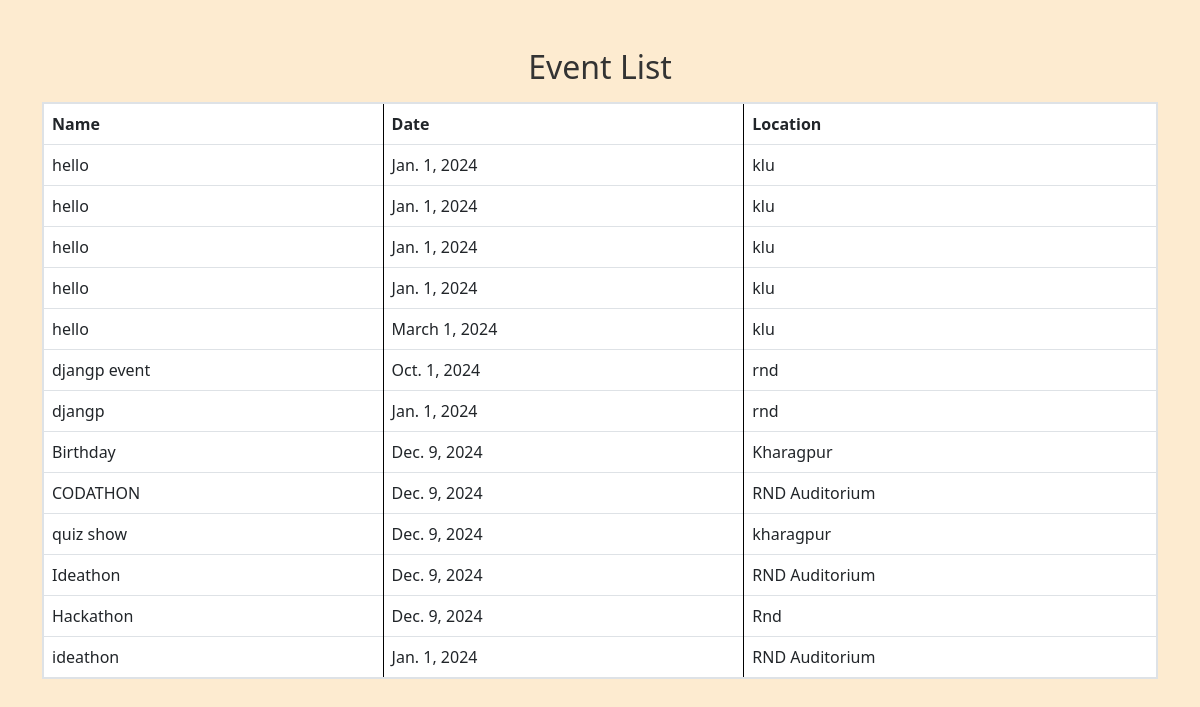
The app's page /userapp/event_list/ with its own data.
### userapp/models.py (models this page shows, shortened)
class Event(models.Model):
    title = models.CharField(max_length=100)  # Event title
    description = models.TextField()  # Event description
    date = models.DateField()  # Date of the event
    time = models.TimeField()  # Time of the event
    location = models.CharField(max_length=255)  # Location of the event

### userapp/views.py (the view)
# urls.py: path('event_list/', views.event_list, name='event_list'),
def event_list(request):
    events = Event.objects.all()  # Get all events from the database
    return render(request, 'userapp/event_list.html', {'events': events})

### templates/userapp/event_list.html (shortened to what this page needs)
<!DOCTYPE html>
<html lang="en">
<head>
    <link href="https://cdn.jsdelivr.net/npm/bootstrap@5.3.0-alpha1/dist/css/bootstrap.min.css" rel="stylesheet">
</head>
<body>
    <div class="container mt-5">
        <b><center><h2>Event List</h2></center></b>
        <table class="table table-bordered">
            <thead>
                <tr>
                    <th>Name</th>
                    <th>Date</th>
                    <th>Location</th>
                </tr>
            </thead>
            <tbody>
                {% for event in events %}
                <tr>
                    <td>{{ event.title }}</td>
                    <td>{{ event.date }}</td>
                    <td>{{ event.location }}</td>
                </tr>
                {% empty %}
                <tr>
                    <td colspan="3" class="text-center">No events available.</td>
                </tr>
                {% endfor %}
            </tbody>
        </table>
    </div>
</body>
</html>

### templates/userapp/event_list.html (style rules this page uses)
body { background-color: #fdebd0 ; }
h2 { color: #333; }
table { background-color: #fff7cc; border: 2px solid #000; }
th, td { border: 1px solid #000; }

### records on screen
Event: title "hello", date "Jan. 1, 2024", location "klu"
Event: title "hello", date "Jan. 1, 2024", location "klu"
Event: title "hello", date "Jan. 1, 2024", location "klu"
Event: title "hello", date "Jan. 1, 2024", location "klu"
Event: title "hello", date "March 1, 2024", location "klu"
Event: title "djangp event", date "Oct. 1, 2024", location "rnd"
Event: title "djangp", date "Jan. 1, 2024", location "rnd"
Event: title "Birthday", date "Dec. 9, 2024", location "Kharagpur"
Event: title "CODATHON", date "Dec. 9, 2024", location "RND Auditorium"
Event: title "quiz show", date "Dec. 9, 2024", location "kharagpur"
Event: title "Ideathon", date "Dec. 9, 2024", location "RND Auditorium"
Event: title "Hackathon", date "Dec. 9, 2024", location "Rnd"
Event: title "ideathon", date "Jan. 1, 2024", location "RND Auditorium"
